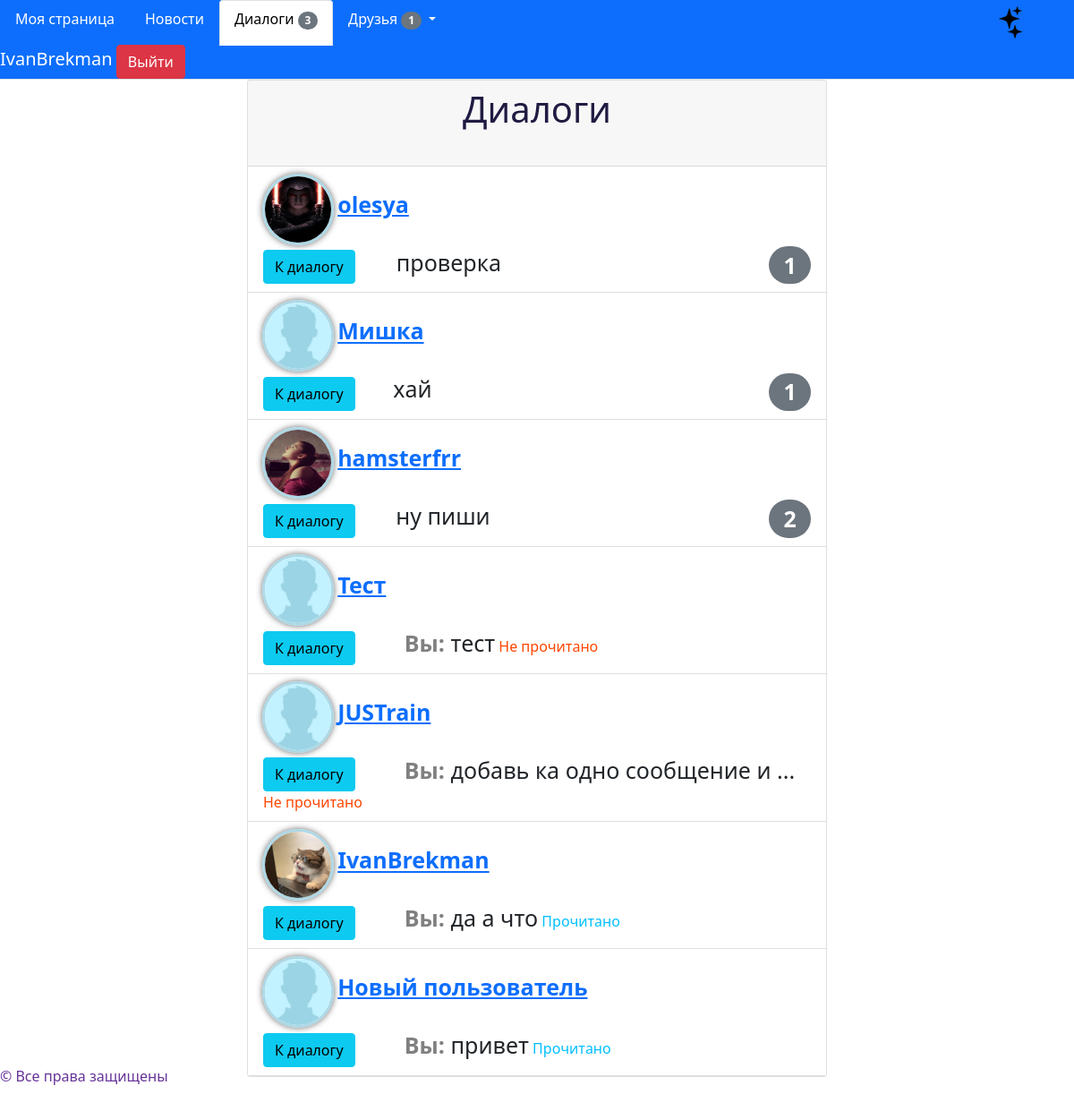
/dialogs/1 (signed in), run on the app's committed database.
### data/models/user.py (models this page shows, shortened)
class User(SqlAlchemyBase, UserMixin, SerializerMixin):
    __tablename__ = 'users'
    id = sqlalchemy.Column(sqlalchemy.Integer, primary_key=True, autoincrement=True)
    sid = sqlalchemy.Column(sqlalchemy.String)
    nickname = sqlalchemy.Column(sqlalchemy.String, nullable=False)
    email = sqlalchemy.Column(sqlalchemy.String, nullable=False, unique=True)
    img = sqlalchemy.Column(sqlalchemy.String, default='default')
    status = sqlalchemy.Column(sqlalchemy.String, default='Не указано')
    sex = sqlalchemy.Column(sqlalchemy.String, default='Не указано')
    education = sqlalchemy.Column(sqlalchemy.String, default='Не указано')
    marital_status = sqlalchemy.Column(sqlalchemy.String, default='Не указано')
    birthday = sqlalchemy.Column(sqlalchemy.DateTime, default=dt.datetime(1800, 1, 1))
    about_me = sqlalchemy.Column(sqlalchemy.String, default='Не указано')
    password = sqlalchemy.Column(sqlalchemy.String, nullable=False)
    create_date = sqlalchemy.Column(sqlalchemy.DateTime, default=dt.datetime.utcnow)
    last_seen = sqlalchemy.Column(sqlalchemy.DateTime, default=dt.datetime.utcnow)
    posts = orm.relation("Post", back_populates="user", order_by='desc(Post.create_date)',
                         lazy='subquery')
    rates = orm.relation("PostRate", back_populates="user", lazy='subquery')
    _subscribers = orm.relationship("FriendshipOffer", back_populates='user_to', lazy='dynamic',
                                    primaryjoin='User.id == FriendshipOffer.id_to')
    _offers = orm.relationship('FriendshipOffer', back_populates='user_from', lazy='dynamic',
                               primaryjoin='User.id == FriendshipOffer.id_from')
    _friends = orm.relationship('Friend', lazy='dynamic',
                                primaryjoin='or_(User.id == Friend.id1, User.id == Friend.id2)')
    _unanswered_ss = orm.relationship("FriendshipOffer", back_populates='user_to', lazy='subquery',
                                      primaryjoin='User.id == FriendshipOffer.id_to and not '
                                                  'FriendshipOffer.is_answered')
    dialogs = orm.relationship('Dialog', lazy='subquery',
                               primaryjoin='or_(User.id == Dialog.id1, User.id == Dialog.id2)')
    messages = orm.relationship('Message', back_populates='user_to', lazy='subquery',
                                primaryjoin='User.id == Message.id_to')
    notifications = orm.relationship('Notification', back_populates='user', lazy='dynamic')
    def unanswered_subscribers(self):
        return [offer for offer in self._unanswered_ss if not offer.is_answered]
    def unread_dialogs(self):
        dialogs = {}
        for mes in [message for message in self.messages if not message.is_read]:
            if dialogs.get(mes.id_from):
                dialogs.get(mes.id_from).append(mes)
            else:
                dialogs[mes.id_from] = [mes]
        return dialogs

### data/models/dialogs.py (models this page shows, shortened)
class Dialog(SqlAlchemyBase, SerializerMixin):
    __tablename__ = 'dialogs'
    id = sqlalchemy.Column(sqlalchemy.Integer, primary_key=True, autoincrement=True)
    id1 = sqlalchemy.Column(sqlalchemy.Integer, sqlalchemy.ForeignKey('users.id'))
    user1 = orm.relationship('User', foreign_keys=[id1], lazy='subquery')
    id2 = sqlalchemy.Column(sqlalchemy.Integer, sqlalchemy.ForeignKey('users.id'))
    user2 = orm.relationship('User', foreign_keys=[id2], lazy='subquery')
    messages = orm.relationship('Message', back_populates='dialog', order_by='Message.send_date',
                                lazy='dynamic')
    def unread_messages_amount(self, id_from):
        unw = filter(lambda message: message.id_from != id_from and not message.is_read,
                     self.messages)
        return sum(1 for _ in unw)

class Message(SqlAlchemyBase, SerializerMixin):
    __tablename__ = 'messages'
    id = sqlalchemy.Column(sqlalchemy.Integer, primary_key=True, autoincrement=True)
    dialog_id = sqlalchemy.Column(sqlalchemy.Integer, sqlalchemy.ForeignKey('dialogs.id'))
    dialog = orm.relationship('Dialog')
    id_from = sqlalchemy.Column(sqlalchemy.Integer, sqlalchemy.ForeignKey('users.id'))
    user_from = orm.relationship('User', foreign_keys=[id_from], lazy='subquery')
    id_to = sqlalchemy.Column(sqlalchemy.Integer, sqlalchemy.ForeignKey('users.id'))
    user_to = orm.relationship('User', foreign_keys=[id_to], lazy='subquery')
    content = sqlalchemy.Column(sqlalchemy.String, nullable=False)
    send_date = sqlalchemy.Column(sqlalchemy.DateTime, default=dt.datetime.utcnow)
    is_read = sqlalchemy.Column(sqlalchemy.Boolean, default=False)
    def get_abbreviated_message(self, length):
        if len(self.content) > length:
            return self.content[:length - 3] + '...'
        return self.content

### main.py (the view)
@app.route('/dialogs/<int:user_id>')
@login_required
def user_dialogs(user_id):
    session = db_session.create_session()
    user = get_user(session, user_id, check_auth=False)
    data = {dialog: dialog.messages[-1] for dialog in user.dialogs if list(dialog.messages)}
    data = {dialog: data[dialog] for dialog in
            sorted(data, key=lambda d: data[d].send_date, reverse=True)}
    return render_template('dialogs.html', title='Диалоги', data=data, sender=current_user)

### data/db_session.py (called while the page is built)
def create_session() -> Session:
    global __factory
    assert isinstance(__factory, orm.sessionmaker), f"Wrong type of __factory. Excepted " \
                                                    f"orm.sessionmaker, got {type(__factory)}"
    return __factory()

### main.py (called while the page is built)
def get_user(session, user_id, check_auth=True) -> User:
    user = session.query(User).get(user_id)
    if not user:
        raise ValueError(f'There are no users with id: {user_id}')
    if check_auth and current_user != user:
        raise ValueError(f'User with id {user_id} doesnt match to current_user, but current_page'
                         f' need this math')
    return user

@login_manager.user_loader
def load_user(user_id):
    session = db_session.create_session()
    return session.query(User).get(user_id)

@app.context_processor
def app_context():
    context = {'date': dt.utcnow, 'user_info': get_user_status_info, 'isinstance': isinstance,
               'Post': Post}
    return context

@app.before_request
def before_request():
    if current_user.is_authenticated:
        session = db_session.create_session()
        user = session.query(User).get(current_user.id)
        user.last_seen = dt.utcnow()
        session.commit()
        print(current_user.sid, clients)

@app.after_request
@cross_origin()
def after_request(response):
    response.headers.add('Access-Control-Allow-Origin', '*')
    response.headers.add('Access-Control-Allow-Headers', 'Content-Type,Authorization')
    response.headers.add('Access-Control-Allow-Methods', 'GET,PUT,POST,DELETE,OPTIONS')
    return response

### templates/dialogs.html
{% extends 'base.html' %}
{% block links %}
    <link rel="stylesheet" type="text/css" href="{{ url_for('static', filename='css/posts_style.css') }}">
    <link rel="stylesheet" type="text/css" href="{{ url_for('static', filename='css/dialogs.css') }}">
{% endblock %}
{% block content %}
<div id="dialogs" class="card post-card">
    {% include '_dialogs_card.html' %}
</div>
{% endblock %}

### templates/base.html (shortened to what this page needs)
<!DOCTYPE html>
<html lang="en">
<head>
    <link rel="stylesheet"
          href="https://cdn.jsdelivr.net/npm/bootstrap@5.0.0-beta1/dist/css/bootstrap.min.css"
>
    <link rel="stylesheet" href="{{ url_for('static', filename='css/main.css') }}" type="text/css">
    <link rel="stylesheet" href="{{ url_for('static', filename='css/dark.css') }}" type="text/css">
    <link rel="stylesheet" href="{{ url_for('static', filename='css/popup.css') }}" type="text/css">
    {% block links %}{% endblock %}
</head>
<body>
    <header>
        {% block navigation %}
        <div class="nav nav-tabs navbar-light bg-primary" id="nav-tab" role="tablist">
            <a class="nav-item nav-link" style="color: white" id="hom" href="{{ url_for('home_page', user_id=current_user.id) }}"      role="tab" aria-selected="true" >Моя страница</a>
            <a class="nav-item nav-link" style="color: white" id="ind" href="{{ url_for('index') }}"                                   role="tab" aria-selected="false">Новости</a>
            <a class="nav-item nav-link" style="color: white" id="dia" href="{{ url_for('user_dialogs', user_id=current_user.id) }}"   role="tab" aria-selected="false">
                Диалоги
                {% if unm is not defined %}{% set unm = current_user.unread_dialogs()|length %}{% endif %}
                <span id="dialogs_count" class="badge rounded-pill bg-secondary" style="visibility: {% if unm %}visible{% else %}hidden{% endif %}">{{ unm }}</span>
            </a>
            <a class="nav-link dropdown-toggle" style="color: white" data-toggle="dropdown" href="#" role="button" aria-haspopup="true" aria-expanded="false">
                Друзья
                {% set uns = current_user.unanswered_subscribers()|length %}
                <span id="unanswered_subscribers_count1" class="badge rounded-pill bg-secondary" style="visibility: {% if uns %}visible{% else %}hidden{% endif %}">{{ uns }}</span>
            </a>
                    {% set uns = current_user.unanswered_subscribers()|length %}
            <img id="switchTheme" class="nav-item offset-md-6" src="{{ url_for('static', filename='img/star.png') }}" width="50px" height="50px" alt="Темная тема"/>
            <div class="nav-item">
                <span style="font-size: 20px; color: white">{{ current_user.nickname }}</span>
                <a class="btn btn-danger" href="{{ url_for('logout') }}" >Выйти</a>
            </div>
        </div>
        {% endblock %}
    </header>
    <main>
        {% set base = True %}
        {% block content %}{% endblock %}
    </main>
    <footer>
        <span style="color: rebeccapurple;">© Все права защищены</span>
    </footer>
</body>
</html>

### templates/_dialogs_card.html (shortened to what this page needs)
<div class="card-header">
    <h1>Диалоги</h1>
</div>
{% if data %}
<ul class="list-group list-group-flush">
    {% for dialog, last_message in data.items() %}
        {% if dialog.messages %}
            {% if dialog.user1 == sender %} {% set receiver = dialog.user2 %}
            {% else %}                      {% set receiver = dialog.user1 %}
            {% endif %}
            <li class="list-group-item">
                <img class="author-img round" src="{{ url_for('static', filename='img/users_img/' + receiver.img + '.jpg') }}" alt="Фотография собеседника">
                <a href="{{ url_for('home_page', user_id=receiver.id) }}" style="font-size: 25px"><b>{{ receiver.nickname }}</b></a><br>
                <table width="100%">
                {% if last_message.user_from == sender %}
                    <td>
                        <a href="{{ url_for('users_dialog', id_from=sender.id, id_to=receiver.id, _anchor='message_' + last_message.id|string) }}" class="btn btn-info">К диалогу</a>
                        <span style="font-size: 25px; color: gray" class="offset-md-1"><b>Вы: </b></span>
                        <span style="font-size: 25px">{{ last_message.get_abbreviated_message(30) }}</span>
                        {% if not last_message.is_read %}
                            <span id="{{ sender.id }}_{{ receiver.id }}_dialog" style="color: orangered">Не прочитано</span>
                        {% else %}
                            <span id="{{ sender.id }}_{{ receiver.id }}_dialog" style="color: deepskyblue">Прочитано</span>
                        {% endif %}
                    </td>
                {% else %}
                    <td>
                        <a href="{{ url_for('users_dialog', id_from=sender.id, id_to=receiver.id, _anchor='message_' + last_message.id|string) }}" class="btn btn-info">К диалогу</a>
                        <span style="font-size: 25px" class="offset-md-1">{{ last_message.get_abbreviated_message(50) }}</span>
                        {% set unw_mes = dialog.unread_messages_amount(sender.id) %}
                    </td>
                    {% if unw_mes != 0 %}
                    <td style="text-align: right">
                        <span class="badge rounded-pill bg-secondary" style="font-size: 25px">{{ unw_mes }}</span>
                    </td> {% endif %}
                {% endif %}
                </table>
            </li>
        {% endif %}
    {% endfor %}
</ul>
{% else %}
    <div class="none">
        <h1>У вас еще нет ни с кем диалога</h1>
        <img src="{{ url_for('static', filename='img/cat.png') }}" alt="Грустный котик"/>
    </div>
{% endif %}

### static/css/main.css (style rules this page uses)
h1 { text-align: center; margin-bottom: 5%; }
footer { position: fixed; top: 95%; }

### static/css/dark.css (style rules this page uses)
#switchTheme { display: inline-block; position: relative; }

### static/css/posts_style.css (style rules this page uses)
.post-card { margin-left: 23%; margin-bottom: 50px; width: 54%; }
.round { border-radius: 50px; border: 3px solid lightblue; box-shadow: 0 0 7px #666; }
img.author-img { width: 100px; height: 100px; }

### static/css/dialogs.css (style rules this page uses)
img.author-img { width: 80px; height: 80px; }
.round { border-radius: 40px; border: 3px solid lightblue; box-shadow: 0 0 7px #666; }
li { list-style-type: none; width: 100%; height: 100%; }

### data on the page
User: nickname "IvanBrekman"
Dialog: img (picture), get_abbreviated_message "проверка", id1 "1"
User: nickname "olesya"
Dialog: img (placeholder picture), get_abbreviated_message "хай", id1 "1"
User: nickname "Мишка"
Dialog: img (picture), get_abbreviated_message "ну пиши", unw_mes "2"
User: nickname "hamsterfrr"
Dialog: img (placeholder picture), get_abbreviated_message "тест"
User: nickname "Тест"
Dialog: img (placeholder picture), get_abbreviated_message "добавь ка одно сообщение и ..."
User: nickname "JUSTrain"
Dialog: img (picture), get_abbreviated_message "да а что"
Dialog: img (placeholder picture), get_abbreviated_message "привет"
User: nickname "Новый пользователь"

### other printed values
{{ unm }} "3"
{{ uns }} "1"
